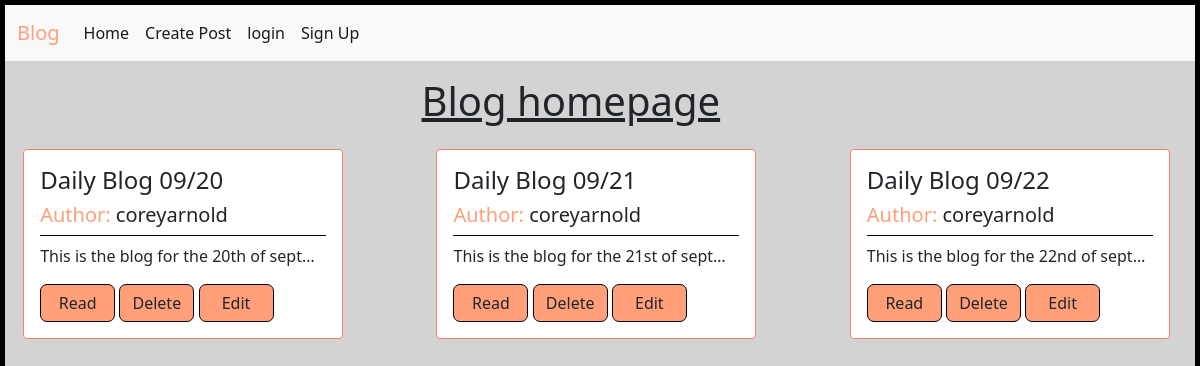
The app's page /, older data.
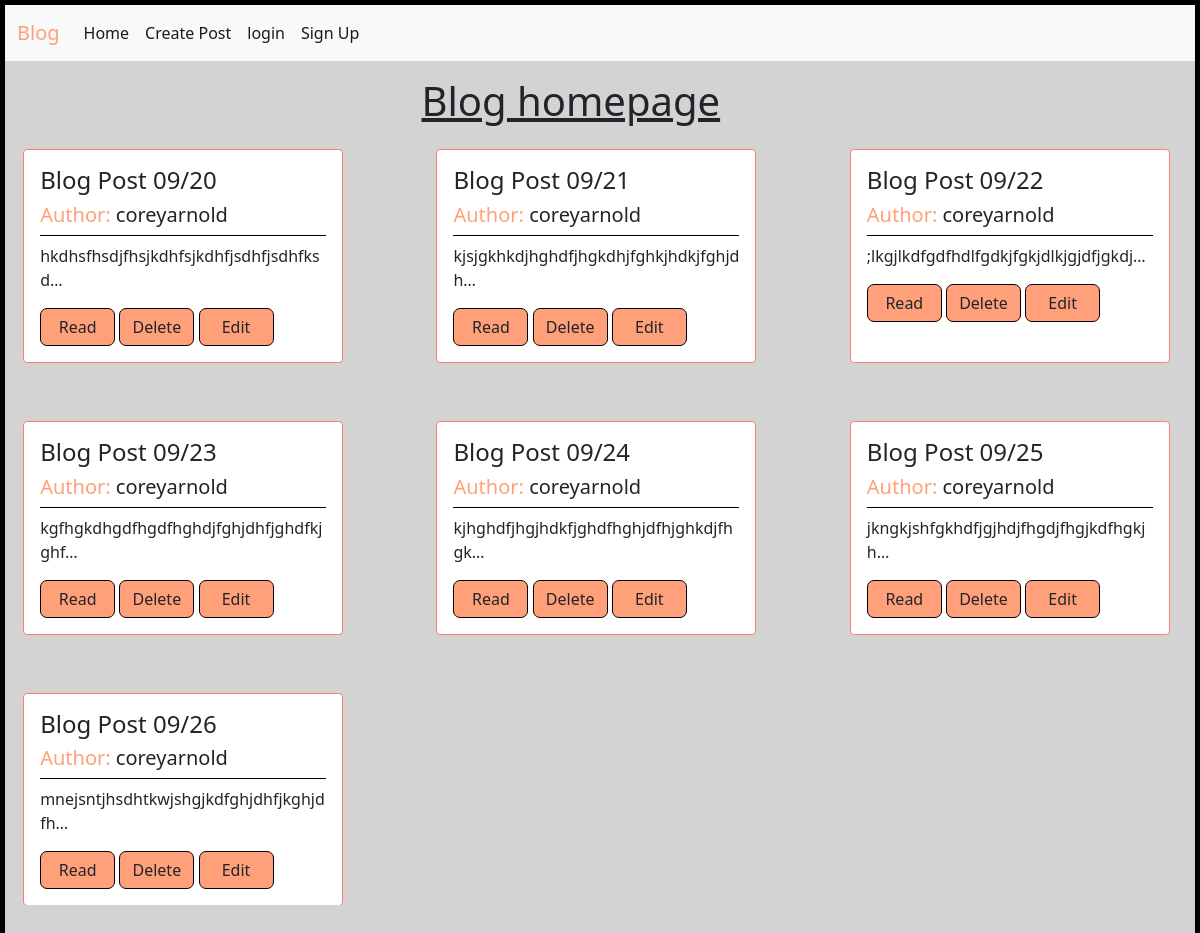
The same page, newer data.
### blog/models.py (models this page shows, shortened)
class Post(models.Model):
    title = models.CharField(max_length=200)
    author = models.ForeignKey(
        "auth.User",
        on_delete=models.CASCADE,
    )
    body = models.TextField()

### blog/views.py (the view)
class BlogListView(ListView):
    model = Post
    template_name = "home.html"

### templates/home.html (shortened to what this page needs)
{% extends 'base.html' %}
{% block content %}
<h1 class="list-header">Blog homepage</h1>
<div class="all-blogs">
    {% for post in post_list %}
            <div class="card" style="width: 20rem;">
                <div class="card-body">
                    <div class="card-title">
                        <h4> {{ post.title }}</h4>
                        <h5><span>Author: </span> {{ post.author }}</h5>
                    </div>
                    <div>
                        <p class="card-txt">{{ post.body|truncatechars:38 }}</p>
                    </div>
                    <div class="links">
                        <a href="{% url 'blog_detail' post.id %}" class="btn">Read</a>
                        <a href="{% url 'post_delete' post.id %}" class="btn">Delete</a>
                        <a href="{% url 'post_edit' post.id %}" class="btn">Edit</a>
                    </div>
                </div>
            </div>
    {% endfor %}
</div>
{% endblock content %}

### templates/base.html (shortened to what this page needs)
{% load static %}
<link href="https://cdn.jsdelivr.net/npm/bootstrap@5.1.1/dist/css/bootstrap.min.css"
rel="stylesheet"
integrity="sha384-F3w7mX95PdgyTmZZMECAngseQB83DfGTowi0iMjiWaeVhAn4FJkqJByhZMI3AhiU"
crossorigin="anonymous">
<Link href="{% static 'css/blog_detail.css' %}" rel="stylesheet">
<Link href="{% static 'css/blog_list.css' %}" rel="stylesheet">
<Link href="{% static 'css/post_new.css' %}" rel="stylesheet">
<Link href="{% static 'css/post_edit.css' %}" rel="stylesheet">
<Link href="{% static 'css/post_delete.css' %}" rel="stylesheet">
<Link href="{% static 'css/signup.css' %}" rel="stylesheet">
<Link href="{% static 'css/login.css' %}" rel="stylesheet">
<Link href="{% static 'css/base.css' %}" rel="stylesheet">
</head>
<body>
    <nav class="navbar navbar-expand-lg navbar-light bg-light">
        <div class="container-fluid">
            <a class="navbar-brand" style="color:lightsalmon" href="{% url 'home' %}">Blog</a>
            <div class="collapse navbar-collapse" id="navbarNav">
            <ul class="navbar-nav">
                <li class="nav-item">
                    <a class="nav-link active" aria-current="page" href="{% url 'home'  %}">Home</a>
                </li>
                <li class="nav-item">
                    <a class="nav-link active" aria-current="page" href="{% url 'post_new' %}">Create Post</a>
                </li>
                {% if user.is_authenticated %}
                <li class="nav-item">
                    <a class="nav-link active" href="{% url 'logout' %}">Log Out</a>
                </li>
                {% else %}
                <li class="nav-item">
                    <a class="nav-link active" aria-current="page" href="{% url 'login' %}">login</a>
                </li>
                <li class="nav-item">
                    <a class="nav-link active" aria-current="page" href="{% url 'signup' %}">Sign Up</a>
                </li>
                {% endif %}
            </ul>
            </div>
        </div>
    </nav>
    <div class="home-scroll">
        {% block content %}
        {% endblock content %}
    </div>
</body>
</html>

### static/css/blog_detail.css (style rules this page uses)
body { margin: 0; padding: 0; height:100vh; border: 5px solid black; background-color: lightgray; }

### static/css/blog_list.css (style rules this page uses)
.home-scroll { overflow-y: scroll; height: 80%; }
.list-header { margin-left: 35%; margin-right: 35%; margin-bottom: 1.5rem; margin-top: 1rem; font-weight: 400; text-decoration: underline; }
.all-blogs { display: grid; grid-template-columns: repeat(3, 1fr); grid-gap: 50px; }
.card { margin-left:5%; margin-bottom: .5rem; border: 1px solid salmon; }
.card-title { border-bottom: 1px solid black; }
h5 span { color: lightsalmon; }
.btn { border: 1px solid black; border-radius: 7px; background-color:lightsalmon; width: 75px; }

Row changes from the older to the newer data that the page shows:
removed Post: title "Daily Blog 09/20", author "coreyarnold", body "This is the blog for the 20th of sept…"
removed Post: title "Daily Blog 09/21", author "coreyarnold", body "This is the blog for the 21st of sept…"
removed Post: title "Daily Blog 09/22", author "coreyarnold", body "This is the blog for the 22nd of sept…"
added Post: title "Blog Post 09/20", author "coreyarnold", body "hkdhsfhsdjfhsjkdhfsjkdhfjsdhfjsdhfksd…"
added Post: title "Blog Post 09/21", author "coreyarnold", body "kjsjgkhkdjhghdfjhgkdhjfghkjhdkjfghjdh…"
added Post: title "Blog Post 09/22", author "coreyarnold", body ";lkgjlkdfgdfhdlfgdkjfgkjdlkjgjdfjgkdj…"
added Post: title "Blog Post 09/23", author "coreyarnold", body "kgfhgkdhgdfhgdfhghdjfghjdhfjghdfkjghf…"
added Post: title "Blog Post 09/24", author "coreyarnold", body "kjhghdfjhgjhdkfjghdfhghjdfhjghkdjfhgk…"
added Post: title "Blog Post 09/25", author "coreyarnold", body "jkngkjshfgkhdfjgjhdjfhgdjfhgjkdfhgkjh…"
added Post: title "Blog Post 09/26", author "coreyarnold", body "mnejsntjhsdhtkwjshgjkdfghjdhfjkghjdfh…"
